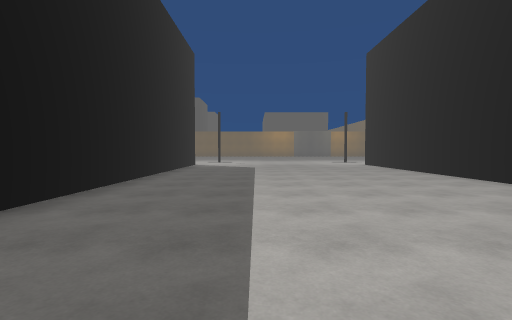
View 1 (above)

23 first-person views from a walk through a Unity game level. The camera is 1.2 m above the floor, tilts 2° down and sees 85° across. Doors are open. The floor is counted in squares, 2 m on a side. Each view is taken from the middle of a square. On the plan, view 1 faces up. The plan holds only what a view shows up to about 9 squares ahead; the rest is blank. The place goes on beyond the plan. The player character is not drawn.

View 2
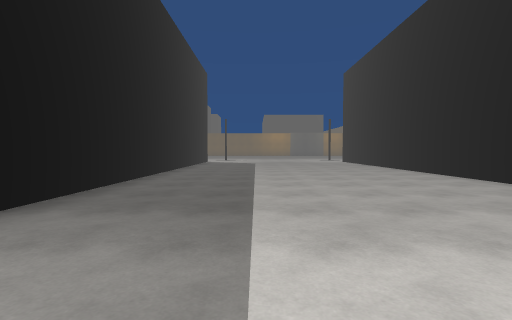

View 3
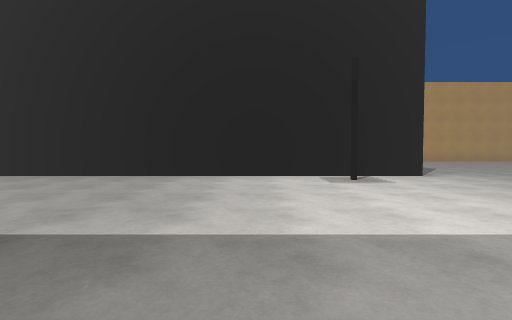

View 4
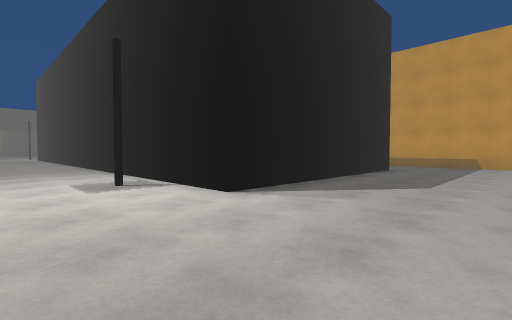

View 5
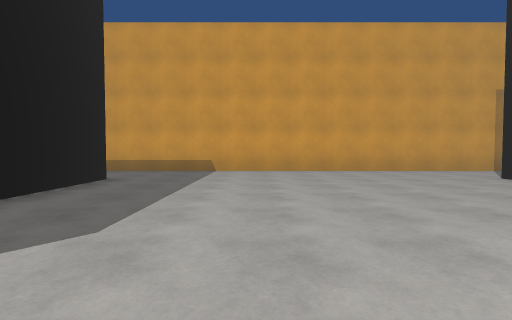

View 6
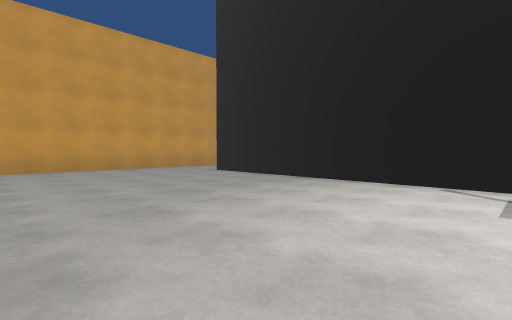

View 7
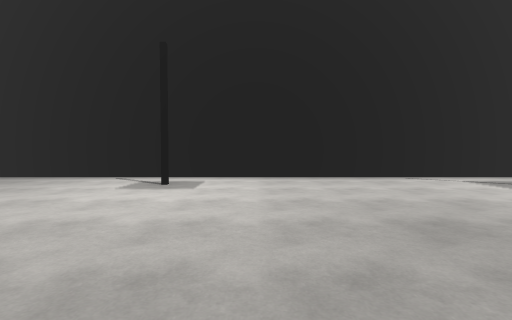

View 8
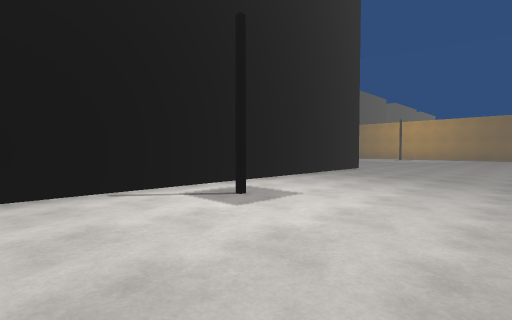

View 9
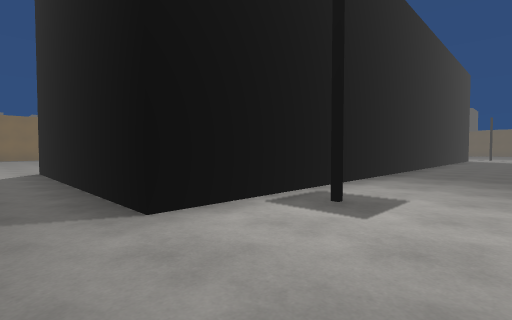

View 10
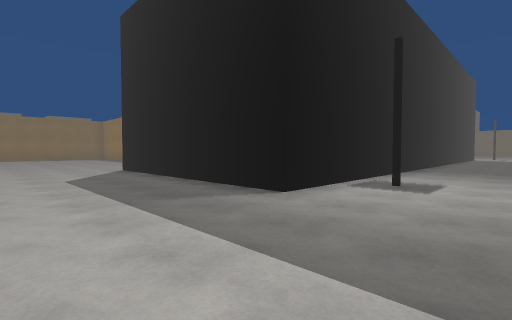

View 11
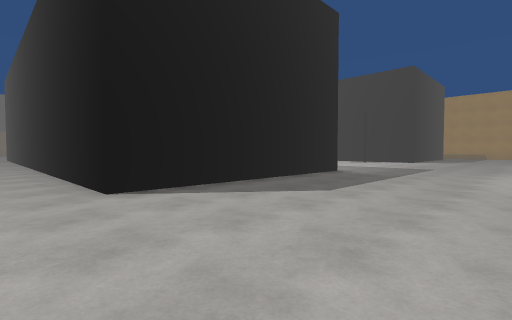

View 12
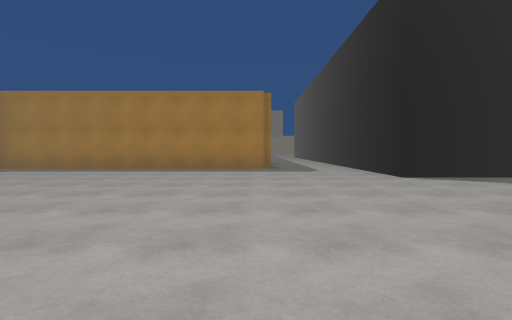

View 13
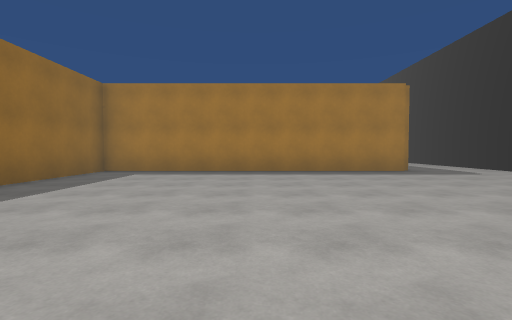

View 14
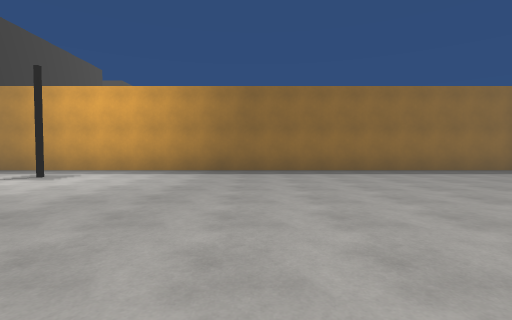

View 15
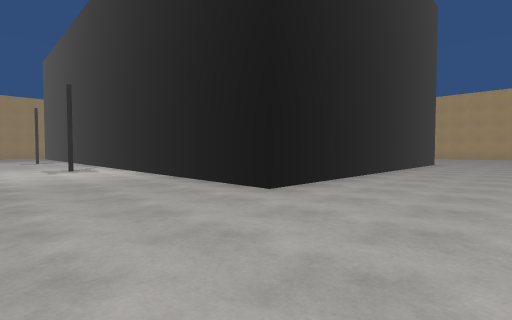

View 16
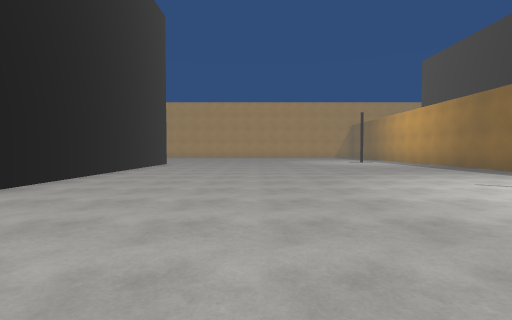

View 17
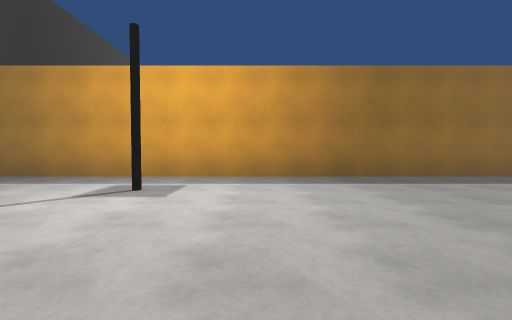

View 18
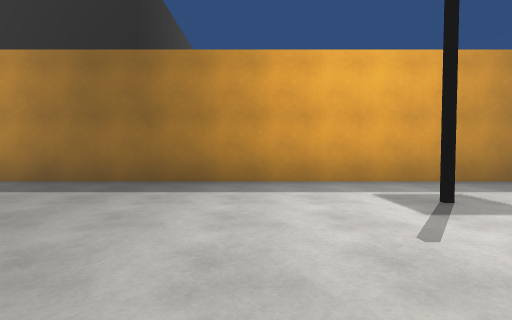

View 19
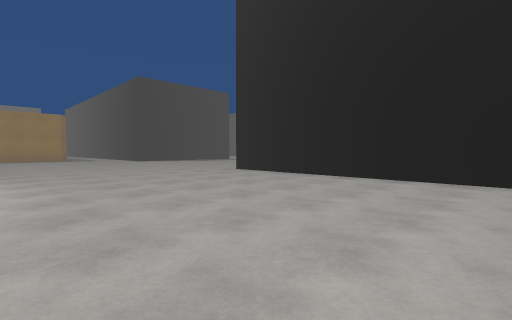

View 20
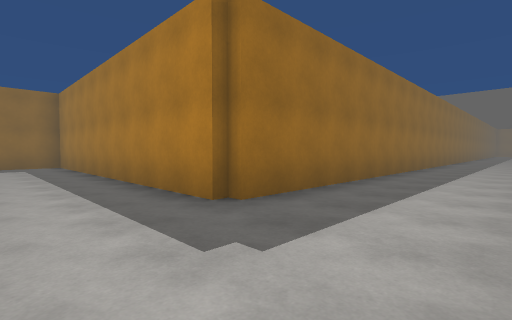

View 21
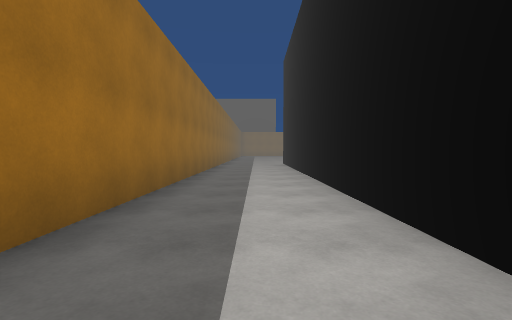

View 22
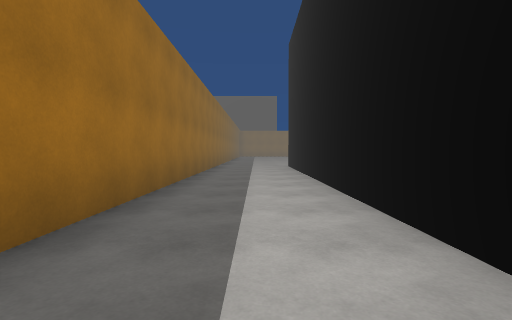

View 23
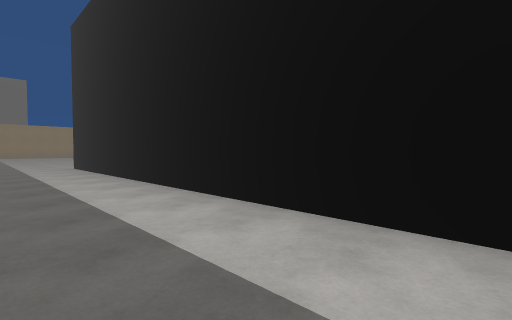

### Floor plan
Points are (right, up) in squares from view 1. A wall is a line through its corners. A room is listed if a view was taken in it or the views show most of it. See-through windows are left out.
Room 1 (views 1, 2, 3, 4, 5, 6, 7, 8, 9, 10, 11, 12, 13, 14, 15, 16, 17, 18, 19, 20, 21, 22, 23)
walls: (-9.1, -21) (-9.1, -14.2) (11, -14.2); (10.9, -5.9) (4.5, -5.9) (4.5, 9); (-2.5, 9) (-2.5, -5.9) (-8.8, -5.9) (-8.8, 10.5); (-11.5, 10) (-11.5, -3) (-20.3, -3) (-20.3, -21.5); (13.1, -16.2) (13.1, -4.6)

Positions as (right, up) in squares from view 1, and headings:
1: (0, 0), facing up
2: (0, -3), facing up
3: (-2, -2), facing right
4: (2, -9), facing up-right
5: (5, -9), facing right
6: (4, -9), facing down-right
7: (2, -8), facing down
8: (0, -10), facing down-left
9: (0, -7), facing up-left
10: (0, -9), facing up-left
11: (-10, -10), facing up-right
12: (-12, -12), facing up
13: (-16, -11), facing up
14: (-12, -11), facing left
15: (-12, -11), facing down-right
16: (-13, -12), facing down
17: (-14, -14), facing left
18: (-15, -18), facing left
19: (-15, -21), facing up-right
20: (-9, -5), facing up-left
21: (-10, -1), facing up
22: (-10, 1), facing up
23: (-11, 1), facing up-right
